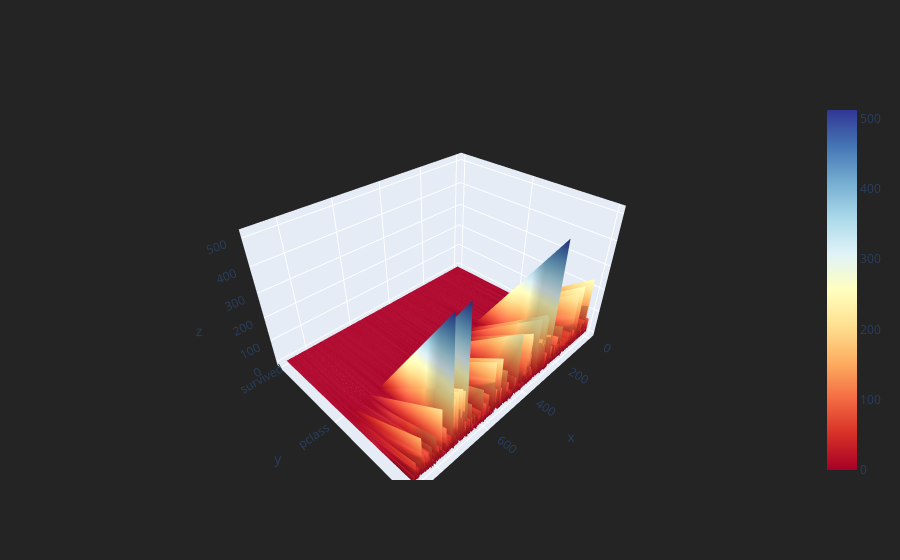

The code cell stored with this chart in its notebook:
### Code cell
df1.iplot(kind='surface', colorscale='rdylbu')

### Figure 1 — Plotly figure (JSON) as saved in the notebook; plotly's stock layout.template omitted (floating-point values rounded to 4 significant figures; data arrays with more than 128 entries replaced by an {"elided": "..."} marker saying what was removed)
{"data": [{"colorscale": [[0, "rgb(165,0,38)"], [0.1, "rgb(215,48,39)"], [0.2, "rgb(244,109,67)"], [0.3, "rgb(253,174,97)"], [0.4, "rgb(254,224,144)"], [0.5, "rgb(255,255,191)"], [0.6, "rgb(224,243,248)"], [0.7, "rgb(171,217,233)"], [0.8, "rgb(116,173,209)"], [0.9, "rgb(69,117,180)"], [1, "rgb(49,54,149)"]], "type": "surface", "x": {"elided": "891 int values"}, "y": ["survived", "pclass", "fare"], "z": {"elided": "3x891 float values"}}], "layout": {"legend": {"bgcolor": "#242424", "font": {"color": "#F4F4F4"}}, "paper_bgcolor": "#242424", "plot_bgcolor": "#242424", "title": {"font": {"color": "#F4F4F4"}}, "xaxis": {"gridcolor": "#343434", "showgrid": true, "tickfont": {"color": "#A4A4A4"}, "title": {"font": {"color": "#A4A4A4"}, "text": ""}, "zerolinecolor": "#444444"}, "yaxis": {"gridcolor": "#343434", "showgrid": true, "tickfont": {"color": "#A4A4A4"}, "title": {"font": {"color": "#A4A4A4"}, "text": ""}, "zerolinecolor": "#444444"}}}
